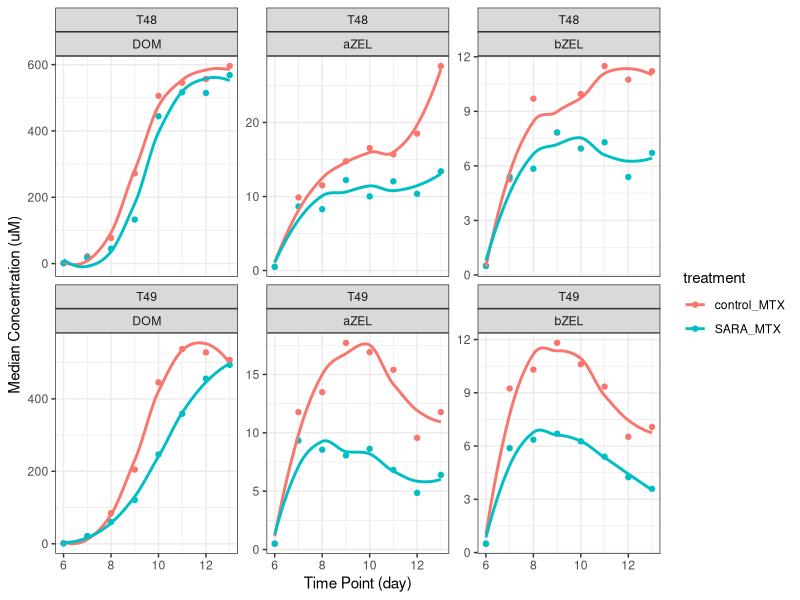

This chart was generated by the following R code:
library(readr)
library(ggplot2)
library(dplyr)
library(tidyr)

df_myco_t48 <- read_csv("data/chemical/myco_T48.csv", col_types = cols(.default = "c"))
df_myco_t48$run <- "T48"

df_myco_t49 <- read_csv("data/chemical/myco_T49.csv", col_types = cols(.default = "c"))
df_myco_t49$run <- "T49"

df_myco_exp1 <- bind_rows(df_myco_t48, df_myco_t49)

df_meta_exp1 <- read_csv("data/meta/meta_combined_exp1.csv", col_types = cols(.default = "c"))

df_time <- read_csv("data/meta/hours_to_day.csv", col_types = cols(.default = "c"))

df_myco_comb <- left_join(df_myco_exp1, df_meta_exp1, by = c("run", "reactor")) %>%
    inner_join(df_time, by = "time")

df_myco_summary <- df_myco_comb %>%
    
    gather(compound, concentration, -time, -run, -reactor, -treatment, -day) %>%
    mutate(concentration = as.numeric(concentration)) %>%

    group_by(time, treatment, compound, run) %>%
    mutate(median_concentration = median(concentration)) %>%
    ungroup() %>%
    
    select(day, treatment, compound, run, median_concentration) %>%
    distinct()

df_select_plot <- df_myco_summary %>%
    filter(compound != "DON") %>%
    filter(compound != "ZEN")

df_select_plot$compound <- factor(df_select_plot$compound, levels = c("DOM", "aZEL", "bZEL"))
df_select_plot$day <- as.integer(df_select_plot$day)

ggplot(df_select_plot, aes(x = day, y = median_concentration, colour = treatment)) +
    theme_bw() +
    geom_point(aes(colour = treatment)) +
    facet_wrap(run ~ compound, scales = "free_y") +
    geom_smooth(aes(colour = treatment), se = FALSE) +
    ylab("Median Concentration (uM)") +
    xlab("Time Point (day)")
